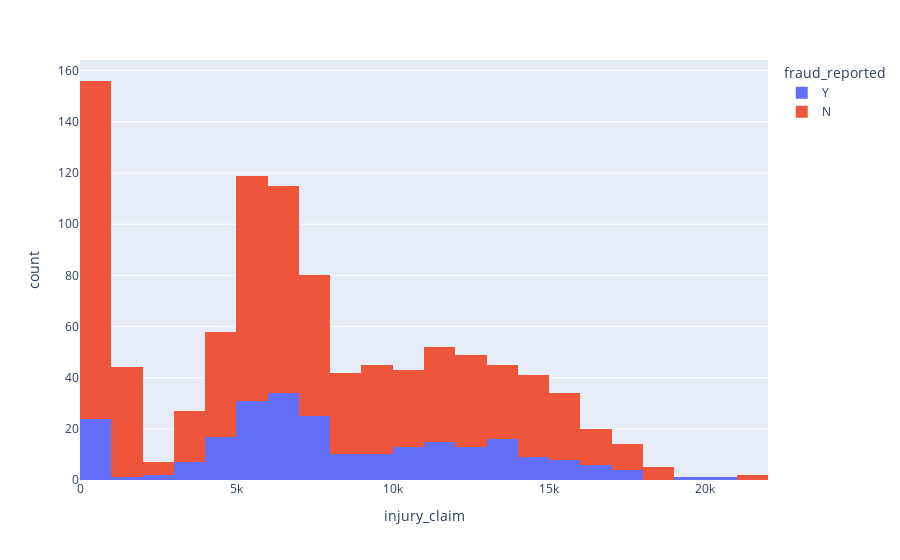

The cell this chart's notebook holds for it:
### Code cell
fig = px.histogram(df, x="injury_claim", color='fraud_reported')
fig.show()

### Figure 1 — Plotly figure (JSON) as saved in the notebook; plotly's stock layout.template omitted (floating-point values rounded to 4 significant figures; data arrays with more than 128 entries replaced by an {"elided": "..."} marker saying what was removed)
{"data": [{"alignmentgroup": "True", "bingroup": "x", "hovertemplate": "fraud_reported=Y<br>injury_claim=%{x}<br>count=%{y}<extra></extra>", "legendgroup": "Y", "marker": {"color": "#636efa", "pattern": {"shape": ""}}, "name": "Y", "offsetgroup": "Y", "orientation": "v", "showlegend": true, "type": "histogram", "x": {"elided": "247 int values"}, "xaxis": "x", "yaxis": "y"}, {"alignmentgroup": "True", "bingroup": "x", "hovertemplate": "fraud_reported=N<br>injury_claim=%{x}<br>count=%{y}<extra></extra>", "legendgroup": "N", "marker": {"color": "#EF553B", "pattern": {"shape": ""}}, "name": "N", "offsetgroup": "N", "orientation": "v", "showlegend": true, "type": "histogram", "x": {"elided": "753 int values"}, "xaxis": "x", "yaxis": "y"}], "layout": {"barmode": "relative", "legend": {"title": {"text": "fraud_reported"}, "tracegroupgap": 0}, "margin": {"t": 60}, "xaxis": {"anchor": "y", "domain": [0, 1], "title": {"text": "injury_claim"}}, "yaxis": {"anchor": "x", "domain": [0, 1], "title": {"text": "count"}}}}
